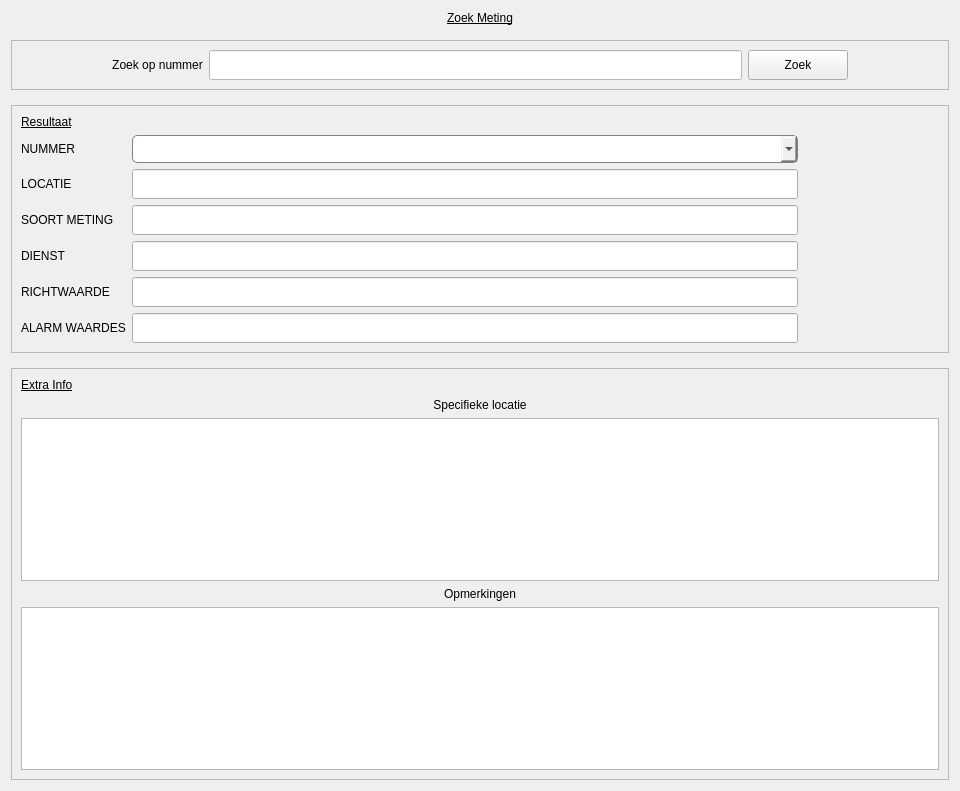
                            <widget class="QWidget" name="scrollAreaWidgetContents_2">
                             <property name="geometry">
                              <rect>
                               <x>0</x>
                               <y>0</y>
                               <width>960</width>
                               <height>791</height>
                              </rect>
                             </property>
                             <property name="styleSheet">
                              <string notr="true">font: 75 12pt &quot;Roboto Condensed&quot;;</string>
                             </property>
                             <layout class="QVBoxLayout" name="verticalLayout_16">
                              <property name="spacing">
                               <number>15</number>
                              </property>
                              <item>
                               <widget class="QLabel" name="label_79">
                                <property name="styleSheet">
                                 <string notr="true">font: bold 14pt &quot;Roboto Condensed&quot;;
text-decoration:underline;</string>
                                </property>
                                <property name="text">
                                 <string>Zoek Meting</string>
                                </property>
                                <property name="alignment">
                                 <set>Qt::AlignCenter</set>
                                </property>
                               </widget>
                              </item>
                              <item>
                               <widget class="QFrame" name="zoek_frame">
                                <property name="maximumSize">
                                 <size>
                                  <width>16777215</width>
                                  <height>80</height>
                                 </size>
                                </property>
                                <property name="frameShape">
                                 <enum>QFrame::StyledPanel</enum>
                                </property>
                                <property name="frameShadow">
                                 <enum>QFrame::Raised</enum>
                                </property>
                                <layout class="QGridLayout" name="gridLayout_4">
                                 <property name="leftMargin">
                                  <number>100</number>
                                 </property>
                                 <property name="rightMargin">
                                  <number>100</number>
                                 </property>
                                 <item row="1" column="1">
                                  <widget class="QLabel" name="label_6">
                                   <property name="styleSheet">
                                    <string notr="true">font: 75 14pt &quot;Roboto Condensed&quot;;</string>
                                   </property>
                                   <property name="text">
                                    <string>Zoek op nummer</string>
                                   </property>
                                   <property name="alignment">
                                    <set>Qt::AlignCenter</set>
                                   </property>
                                  </widget>
                                 </item>
                                 <item row="1" column="3">
                                  <widget class="QPushButton" name="zoek_button_2">
                                   <property name="minimumSize">
                                    <size>
                                     <width>100</width>
                                     <height>30</height>
                                    </size>
                                   </property>
                                   <property name="text">
                                    <string>Zoek</string>
                                   </property>
                                  </widget>
                                 </item>
                                 <item row="1" column="2">
                                  <widget class="QLineEdit" name="zoek_vak">
                                   <property name="minimumSize">
                                    <size>
                                     <width>0</width>
                                     <height>30</height>
                                    </size>
                                   </property>
                                   <property name="styleSheet">
                                    <string notr="true">background-color:#fff;</string>
                                   </property>
                                  </widget>
                                 </item>
                                </layout>
                               </widget>
                              </item>
                              <item>
                               <widget class="QFrame" name="result_frame_2">
                                <property name="styleSheet">
                                 <string notr="true"/>
                                </property>
                                <property name="frameShape">
                                 <enum>QFrame::StyledPanel</enum>
                                </property>
                                <property name="frameShadow">
                                 <enum>QFrame::Sunken</enum>
                                </property>
                                <layout class="QGridLayout" name="gridLayout_5">
                                 <property name="rightMargin">
                                  <number>150</number>
                                 </property>
                                 <item row="1" column="0">
                                  <widget class="QLabel" name="label_20">
                                   <property name="text">
                                    <string>NUMMER</string>
                                   </property>
                                  </widget>
                                 </item>
                                 <item row="3" column="0">
                                  <widget class="QLabel" name="label_19">
                                   <property name="text">
                                    <string>SOORT METING</string>
                                   </property>
                                  </widget>
                                 </item>
                                 <item row="2" column="1">
                                  <widget class="QLineEdit" name="txtLocatie">
                                   <property name="minimumSize">
                                    <size>
                                     <width>0</width>
                                     <height>30</height>
                                    </size>
                                   </property>
                                  </widget>
                                 </item>
                                 <item row="2" column="0">
                                  <widget class="QLabel" name="label_21">
                                   <property name="text">
                                    <string>LOCATIE</string>
                                   </property>
                                  </widget>
                                 </item>
                                 <item row="1" column="1">
                                  <widget class="QComboBox" name="result_dropdown">
                                   <property name="maximumSize">
                                    <size>
                                     <width>16777215</width>
                                     <height>30</height>
                                    </size>
                                   </property>
                                   <property name="styleSheet">
                                    <string notr="true">QComboBox {
    border-radius: 5px;
    border: 1px solid gray;
    padding: 5px;
    padding-left: 10px;
    color: black;
}

QComboBox:hover {
    border: 1px solid gray;
}

QComboBox::drop-down {
    subcontrol-origin: padding;
    subcontrol-position: top right;
    width: 25px; 
    border-left-width: 3px;
    border-left-color: rgba(39, 44, 54, 150);
    border-left-style: solid;
    border-top-right-radius: 3px;
    border-bottom-right-radius: 3px;    
    background: white; /* Ensure the dropdown has a white background */
    background-image: url(:/icons/images/icons/icons8-arrow-down-20.png);
    background-position: center;
    background-repeat: no-repeat;
}

QComboBox QAbstractItemView {
    background: white; /* Ensure dropdown list has a white background */
    color: black;
    padding: 10px;
    selection-background-color: #345CBF;
}
</string>
                                   </property>
                                  </widget>
                                 </item>
                                 <item row="3" column="1">
                                  <widget class="QLineEdit" name="txtSoortMeting">
                                   <property name="minimumSize">
                                    <size>
                                     <width>0</width>
                                     <height>30</height>
                                    </size>
                                   </property>
                                  </widget>
                                 </item>
                                 <item row="5" column="1">
                                  <widget class="QLineEdit" name="txtRichtwaarde">
                                   <property name="minimumSize">
                                    <size>
                                     <width>0</width>
                                     <height>30</height>
                                    </size>
                                   </property>
                                  </widget>
                                 </item>
                                 <item row="6" column="1">
                                  <widget class="QLineEdit" name="txtAlarmWaardes">
                                   <property name="minimumSize">
                                    <size>
                                     <width>0</width>
                                     <height>30</height>
                                    </size>
                                   </property>
                                  </widget>
                                 </item>
                                 <item row="5" column="0">
                                  <widget class="QLabel" name="label_22">
                                   <property name="text">
                                    <string>RICHTWAARDE</string>
                                   </property>
                                  </widget>
                                 </item>
                                 <item row="6" column="0">
                                  <widget class="QLabel" name="label_24">
                                   <property name="text">
                                    <string>ALARM WAARDES</string>
                                   </property>
                                  </widget>
                                 </item>
                                 <item row="4" column="0">
                                  <widget class="QLabel" name="label_23">
                                   <property name="text">
                                    <string>DIENST</string>
                                   </property>
                                  </widget>
                                 </item>
                                 <item row="0" column="0">
                                  <widget class="QLabel" name="label_26">
                                   <property name="styleSheet">
                                    <string notr="true">font: bold 14pt &quot;Roboto Condensed&quot;;
text-decoration:underline;</string>
                                   </property>
                                   <property name="text">
                                    <string>Resultaat</string>
                                   </property>
                                  </widget>
                                 </item>
                                 <item row="4" column="1">
                                  <widget class="QLineEdit" name="txtDienst">
                                   <property name="minimumSize">
                                    <size>
                                     <width>0</width>
                                     <height>30</height>
                                    </size>
                                   </property>
                                  </widget>
                                 </item>
                                </layout>
                               </widget>
                              </item>
                              <item>
                               <widget class="QFrame" name="extra_info_frame_2">
                                <property name="frameShape">
                                 <enum>QFrame::StyledPanel</enum>
                                </property>
                                <property name="frameShadow">
                                 <enum>QFrame::Sunken</enum>
                                </property>
                                <layout class="QGridLayout" name="gridLayout_6">
                                 <item row="3" column="1">
                                  <widget class="QLabel" name="lbl_opmerkingen_2">
                                   <property name="text">
                                    <string>Opmerkingen</string>
                                   </property>
                                   <property name="alignment">
                                    <set>Qt::AlignCenter</set>
                                   </property>
                                  </widget>
                                 </item>
                                 <item row="0" column="1">
                                  <widget class="QLabel" name="label_28">
                                   <property name="styleSheet">
                                    <string notr="true">font: bold 14pt &quot;Roboto Condensed&quot;;
text-decoration:underline;</string>
                                   </property>
                                   <property name="text">
                                    <string>Extra Info</string>
                                   </property>
                                  </widget>
                                 </item>
                                 <item row="1" column="1">
                                  <widget class="QLabel" name="lbl_spec_locatie_2">
                                   <property name="text">
                                    <string>Specifieke locatie</string>
                                   </property>
                                   <property name="alignment">
                                    <set>Qt::AlignCenter</set>
                                   </property>
                                  </widget>
                                 </item>
                                 <item row="2" column="1">
                                  <widget class="QPlainTextEdit" name="entry_spec_locatie_2">
                                   <property name="minimumSize">
                                    <size>
                                     <width>0</width>
                                     <height>120</height>
                                    </size>
                                   </property>
                                   <property name="readOnly">
                                    <bool>true</bool>
                                   </property>
                                  </widget>
                                 </item>
                                 <item row="4" column="1">
                                  <widget class="QPlainTextEdit" name="entry_opmerkingen_2">
                                   <property name="minimumSize">
                                    <size>
                                     <width>0</width>
                                     <height>120</height>
                                    </size>
                                   </property>
                                   <property name="readOnly">
                                    <bool>true</bool>
                                   </property>
                                  </widget>
                                 </item>
                                </layout>
                               </widget>
                              </item>
                             </layout>
                            </widget>
